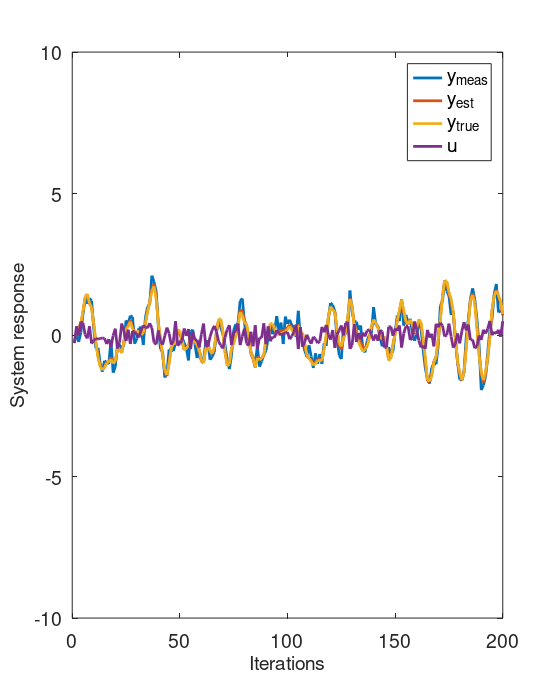

The MATLAB script that drew this image:
% KF state estimation using the Kalman filter
clear all; close all, clc;

% System parameters
a1 = -1.5; a2 = 0.7; b0 = 0.9;	

% Input to the system is a step 
start = 25;

% set up initial vectors
n = 2;  % Numbers of parameters in A
N = 200;   % Set the number of samples
sigma = .3;  % Noise variance

% Define the noise
noise=randn(N,1); noise=sigma*(noise-mean(noise));

% Input signals
u=[-1*ones(start,1);ones(N-start,1)];
%u = sin(.1*(1:N));
u = rand(1,N)-0.5;

y=zeros(3,1);

%	Create system ouput
for t= 3:N,
    y(t,1) = -a1*y(t-1) - a2*y(t-2) + b0*u(t-1);
end
y0 = y;
y = y + noise;

A = [0 -a2
    1 -a1];
B = [0 b0]';
C = [0 1]';

% Set up the matrices and vectors for Kalman filter
x = zeros(n,1);
P = eye(n)*1e-3;

% Noise information
rv = 1;  Rw = 0.01*eye(n); 

xSave=[];

for t= 3:N
%	Kalman filter
%	Prediction
	x = A*x + B*u(t-1); % x^(t+1|t)= P x(t|t) + Q u(t)
    % Rw process noise covariance matrix
 	P = A*P*A' + Rw; % phi(t+1|t) = P phi(t|t) P' + Rw
%	Correction
    % rv ouput noise variance
	K = P*C/(rv + C'*P*C); % K(t+1) = [phi(t+1|t) H' ] / [rv + H phi(t+1|t) H']
	x = x + K*(y(t) - C'*x); % x^(t+1|t+1) = x^(t+1|t) + K(t+1) [y(t+1) - H x^(t+1|t)]
	P = (eye(n) - K*C')*P; % phi(t+1|t+1) = [I - K(t) H] phi(t+1|t)
    xSave=[xSave, x];
end

W = 400;
H = 500;
L = 2;

h = figure(1);
set(h, 'PaperUnits', 'point')
set(h, 'PaperSize', [W,H]);
set(h, 'PaperPosition', [0 0 W H]);
plot([1:N],y, 'LineWidth', L)
hold on
plot([3:N], xSave(2, :),'LineWidth', L)
plot([1:N],y0, 'LineWidth', L)
plot([1:N],u, 'LineWidth', L)
xlabel('Iterations')
ylabel('System response')
ylim([-10 10])
legend('y_{meas}', 'y_{est}', 'y_{true}','u');
FS = findall(h, '-property', 'Fontsize');
set(FS, 'FontSize', 14);
%print(h, 'kalman.pdf');
